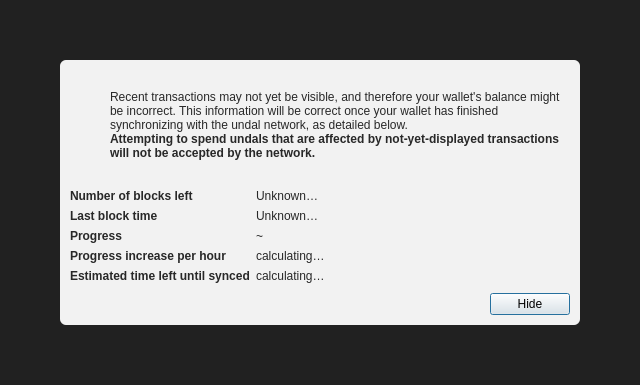
<?xml version="1.0" encoding="UTF-8"?>
<ui version="4.0">
 <class>ModalOverlay</class>
 <widget class="QWidget" name="ModalOverlay">
  <property name="geometry">
   <rect>
    <x>0</x>
    <y>0</y>
    <width>640</width>
    <height>385</height>
   </rect>
  </property>
  <property name="windowTitle">
   <string>Form</string>
  </property>
  <layout class="QVBoxLayout" name="verticalLayout" stretch="0">
   <property name="sizeConstraint">
    <enum>QLayout::SetDefaultConstraint</enum>
   </property>
   <property name="leftMargin">
    <number>0</number>
   </property>
   <property name="topMargin">
    <number>0</number>
   </property>
   <property name="rightMargin">
    <number>0</number>
   </property>
   <property name="bottomMargin">
    <number>0</number>
   </property>
   <item>
    <widget class="QWidget" name="bgWidget" native="true">
     <property name="styleSheet">
      <string notr="true">#bgWidget { background: rgba(0,0,0,220); }</string>
     </property>
     <layout class="QVBoxLayout" name="verticalLayoutMain" stretch="1">
      <property name="leftMargin">
       <number>60</number>
      </property>
      <property name="topMargin">
       <number>60</number>
      </property>
      <property name="rightMargin">
       <number>60</number>
      </property>
      <property name="bottomMargin">
       <number>60</number>
      </property>
      <item>
       <widget class="QWidget" name="contentWidget" native="true">
        <property name="styleSheet">
         <string notr="true">#contentWidget { background: rgba(255,255,255,240); border-radius: 6px; }

QLabel { color: rgb(40,40,40);  }</string>
        </property>
        <layout class="QVBoxLayout" name="verticalLayoutSub" stretch="1,0,0,0">
         <property name="spacing">
          <number>0</number>
         </property>
         <property name="leftMargin">
          <number>10</number>
         </property>
         <property name="topMargin">
          <number>10</number>
         </property>
         <property name="rightMargin">
          <number>10</number>
         </property>
         <property name="bottomMargin">
          <number>10</number>
         </property>
         <item>
          <layout class="QHBoxLayout" name="horizontalLayoutIconText" stretch="0,1">
           <property name="topMargin">
            <number>20</number>
           </property>
           <item>
            <layout class="QVBoxLayout" name="verticalLayoutIcon">
             <property name="leftMargin">
              <number>0</number>
             </property>
             <item>
              <widget class="QPushButton" name="warningIcon">
               <property name="enabled">
                <bool>false</bool>
               </property>
               <property name="text">
                <string/>
               </property>
               <property name="icon">
                <iconset>
                 <normaloff>:/icons/warning</normaloff>
                 <disabledoff>:/icons/warning</disabledoff>:/icons/warning</iconset>
               </property>
               <property name="iconSize">
                <size>
                 <width>48</width>
                 <height>48</height>
                </size>
               </property>
               <property name="flat">
                <bool>true</bool>
               </property>
              </widget>
             </item>
             <item>
              <spacer name="verticalSpacerWarningIcon">
               <property name="orientation">
                <enum>Qt::Vertical</enum>
               </property>
               <property name="sizeHint" stdset="0">
                <size>
                 <width>20</width>
                 <height>40</height>
                </size>
               </property>
              </spacer>
             </item>
            </layout>
           </item>
           <item>
            <layout class="QVBoxLayout" name="verticalLayoutInfoText">
             <property name="leftMargin">
              <number>0</number>
             </property>
             <property name="topMargin">
              <number>0</number>
             </property>
             <item>
              <widget class="QLabel" name="infoText">
               <property name="text">
                <string>Recent transactions may not yet be visible, and therefore your wallet's balance might be incorrect. This information will be correct once your wallet has finished synchronizing with the undal network, as detailed below.</string>
               </property>
               <property name="textFormat">
                <enum>Qt::RichText</enum>
               </property>
               <property name="wordWrap">
                <bool>true</bool>
               </property>
              </widget>
             </item>
             <item>
              <widget class="QLabel" name="infoTextStrong">
               <property name="font">
                <font>
                 <weight>75</weight>
                 <bold>true</bold>
                </font>
               </property>
               <property name="text">
                <string>Attempting to spend undals that are affected by not-yet-displayed transactions will not be accepted by the network.</string>
               </property>
               <property name="textFormat">
                <enum>Qt::RichText</enum>
               </property>
               <property name="wordWrap">
                <bool>true</bool>
               </property>
              </widget>
             </item>
             <item>
              <spacer name="verticalSpacerInTextSpace">
               <property name="orientation">
                <enum>Qt::Vertical</enum>
               </property>
               <property name="sizeHint" stdset="0">
                <size>
                 <width>20</width>
                 <height>40</height>
                </size>
               </property>
              </spacer>
             </item>
            </layout>
           </item>
          </layout>
         </item>
         <item>
          <spacer name="verticalSpacerAfterText">
           <property name="orientation">
            <enum>Qt::Vertical</enum>
           </property>
           <property name="sizeHint" stdset="0">
            <size>
             <width>20</width>
             <height>40</height>
            </size>
           </property>
          </spacer>
         </item>
         <item>
          <layout class="QFormLayout" name="formLayout">
           <property name="fieldGrowthPolicy">
            <enum>QFormLayout::FieldsStayAtSizeHint</enum>
           </property>
           <property name="horizontalSpacing">
            <number>6</number>
           </property>
           <property name="verticalSpacing">
            <number>6</number>
           </property>
           <property name="topMargin">
            <number>10</number>
           </property>
           <item row="0" column="0">
            <widget class="QLabel" name="labelNumberOfBlocksLeft">
             <property name="font">
              <font>
               <weight>75</weight>
               <bold>true</bold>
              </font>
             </property>
             <property name="text">
              <string>Number of blocks left</string>
             </property>
            </widget>
           </item>
           <item row="0" column="1">
            <widget class="QLabel" name="numberOfBlocksLeft">
             <property name="text">
              <string>Unknown…</string>
             </property>
            </widget>
           </item>
           <item row="1" column="0">
            <widget class="QLabel" name="labelLastBlockTime">
             <property name="font">
              <font>
               <weight>75</weight>
               <bold>true</bold>
              </font>
             </property>
             <property name="text">
              <string>Last block time</string>
             </property>
            </widget>
           </item>
           <item row="1" column="1">
            <widget class="QLabel" name="newestBlockDate">
             <property name="sizePolicy">
              <sizepolicy hsizetype="Maximum" vsizetype="Preferred">
               <horstretch>0</horstretch>
               <verstretch>0</verstretch>
              </sizepolicy>
             </property>
             <property name="text">
              <string>Unknown…</string>
             </property>
            </widget>
           </item>
           <item row="2" column="0">
            <widget class="QLabel" name="labelSyncDone">
             <property name="font">
              <font>
               <weight>75</weight>
               <bold>true</bold>
              </font>
             </property>
             <property name="text">
              <string>Progress</string>
             </property>
            </widget>
           </item>
           <item row="2" column="1">
            <layout class="QHBoxLayout" name="horizontalLayoutSync" stretch="0,1">
             <item>
              <widget class="QLabel" name="percentageProgress">
               <property name="text">
                <string notr="true">~</string>
               </property>
              </widget>
             </item>
            </layout>
           </item>
           <item row="4" column="0">
            <widget class="QLabel" name="labelProgressIncrease">
             <property name="font">
              <font>
               <weight>75</weight>
               <bold>true</bold>
              </font>
             </property>
             <property name="text">
              <string>Progress increase per hour</string>
             </property>
            </widget>
           </item>
           <item row="4" column="1">
            <widget class="QLabel" name="progressIncreasePerH">
             <property name="text">
              <string>calculating…</string>
             </property>
            </widget>
           </item>
           <item row="5" column="0">
            <widget class="QLabel" name="labelEstimatedTimeLeft">
             <property name="font">
              <font>
               <weight>75</weight>
               <bold>true</bold>
              </font>
             </property>
             <property name="text">
              <string>Estimated time left until synced</string>
             </property>
            </widget>
           </item>
           <item row="5" column="1">
            <widget class="QLabel" name="expectedTimeLeft">
             <property name="text">
              <string>calculating…</string>
             </property>
            </widget>
           </item>
          </layout>
         </item>
         <item>
          <layout class="QHBoxLayout" name="horizontalLayoutButtons">
           <property name="leftMargin">
            <number>10</number>
           </property>
           <property name="topMargin">
            <number>10</number>
           </property>
           <item>
            <spacer name="horizontalSpacer">
             <property name="orientation">
              <enum>Qt::Horizontal</enum>
             </property>
             <property name="sizeHint" stdset="0">
              <size>
               <width>40</width>
               <height>20</height>
              </size>
             </property>
            </spacer>
           </item>
           <item>
            <widget class="QPushButton" name="closeButton">
             <property name="text">
              <string>Hide</string>
             </property>
             <property name="shortcut">
              <string>Esc</string>
             </property>
             <property name="focusPolicy">
              <enum>Qt::StrongFocus</enum>
             </property>
             <property name="default">
              <bool>true</bool>
             </property>
            </widget>
           </item>
          </layout>
         </item>
        </layout>
       </widget>
      </item>
     </layout>
    </widget>
   </item>
  </layout>
 </widget>
 <resources/>
 <connections/>
</ui>
